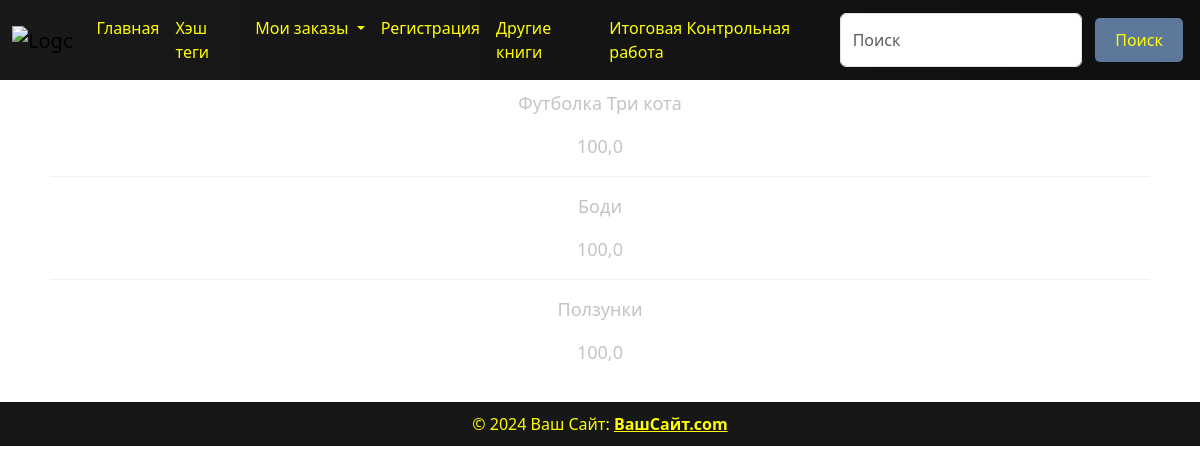
/clothes/child_clothes/, run on the app's committed database.
### clothes/models.py (models this page shows, shortened)
class Clothes(models.Model):
    title = models.CharField(max_length=50)
    price = models.FloatField(default=100)
    tags = models.ManyToManyField(Tag)

### clothes/views.py (the view)
# urls.py: path('child_clothes/', ChildClothesView.as_view(), name='child_clothes'),
class ChildClothesView(generic.ListView):
    model = models.Clothes
    template_name = 'clothing/child_cloth.html'
    context_object_name = 'child_clothes'
    def get_queryset(self):
        return models.Clothes.objects.filter(tags__name='Детская').order_by('-id')

### templates/clothing/child_cloth.html
{% load static %}
{% include 'components/header.html' %}
<link rel="stylesheet" href="{% static 'css/hashtags.css' %}">
<div class="container">
    {% for i in child_clothes %}
     <div class="content">
        <p class="white">{{ i.title }}</p>
        <p class="white">{{ i.price }}</p>
        {% if not forloop.last %}
        <hr class="white">
        {% endif %}
    </div>
    {% endfor %}
</div>
    {% include 'components/footer.html' %}

### static/css/book.css (style rules this page uses)
body { display: flex; flex-direction: column; min-height: 100vh; padding-top: 70px; background: url("https://i.pinimg.com/736x/e3/7d/a9/e37da92d1e32051af32a81a8950733f3.jpg"); background-repeat: no-repeat; background-size: cover; background-position: center; }
.content { flex: 1; }

### static/css/hashtags.css (style rules this page uses)
.container { text-align: center; padding: 20px; }
.content { font-size: 18px; }
.white { color: #c8c2c2; }

### data on the page
Clothes: title "Футболка Три кота", price "100,0"
Clothes: title "Боди", price "100,0"
Clothes: title "Ползунки", price "100,0"
